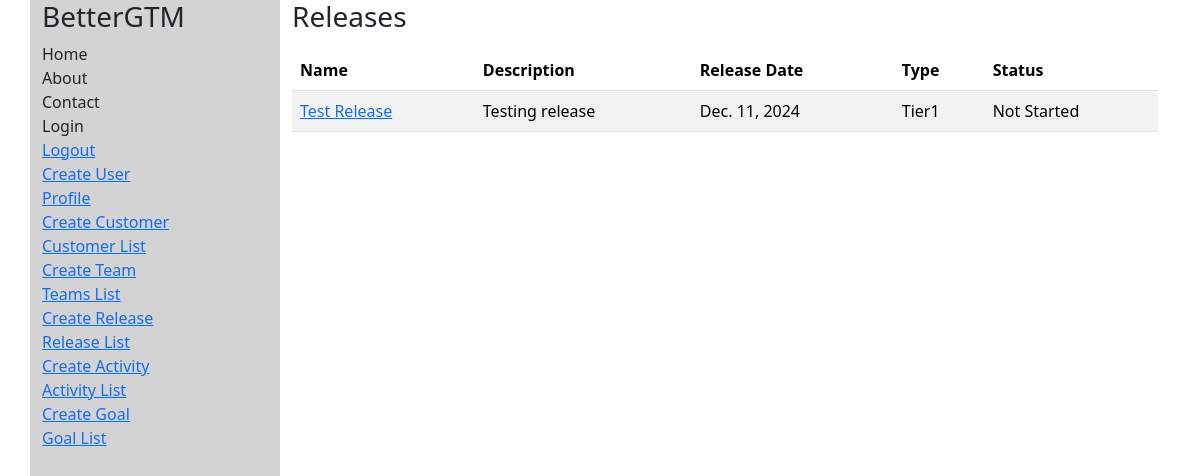
/release_list (signed in), run on an earlier commit of the app's database.
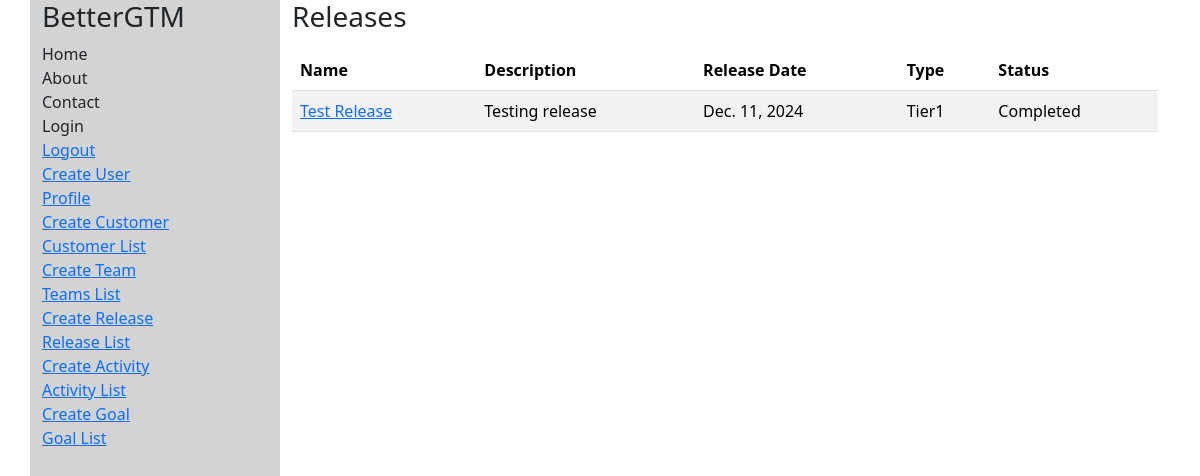
And on a later commit of the database.
### bettergtm_backend/models.py (models this page shows, shortened)
class Release(models.Model):
  name = models.CharField(max_length=100)
  release_date = models.DateField()
  description = models.TextField(null=True)
  status = models.CharField(max_length=100)
  type = models.CharField(max_length=100)
  created_by = models.ForeignKey(User, on_delete=models.CASCADE)

### bettergtm_backend/views.py (the view)
# urls.py: path('release_list',  views.release_list_view, name='release_list'),
@login_required
def release_list_view(request):
    releases = Release.objects.all()
    return render(request, 'release_list.html',  {'releases': releases})

### bettergtm_backend/templates/release_list.html
{% extends 'base.html' %}
{% block content %}
<h1 class="h3 mb-3 fw-normal">Releases</h1>
<div class='table-responsive'>
  <table class="table table-striped mx-auto">
    <thead>
    <tr>
      <th scope="col">Name</th>
      <th scope="col">Description</th>
      <th scope='col'>Release Date</th>
      <th scope="col">Type</th>
      <th scope="col">Status</th>
    </tr>
    </thead>
    <tbody>
      {% for r in releases %}
    <tr>
      <td><a href="{% url 'bettergtm_backend:release_detail' r.id%}"">{{ r.name }}</td>
      <td>{{ r.description }}</td>
      <td>{{ r.release_date }}</td>
      <td>{{ r.type }}</td>
      <td>{{ r.status }}</td>
    </tr>
    {% endfor %}
  </tbody>
  </table>
</div>
{% endblock %}

### bettergtm_backend/templates/base.html (shortened to what this page needs)
<!DOCTYPE html>
<html lang="en">
<head>
    {% load static %}
    <link href="https://cdn.jsdelivr.net/npm/bootstrap@5.3.3/dist/css/bootstrap.min.css"
    rel="stylesheet"
>
    <link rel="stylesheet" href="{% static 'css/main.css' %}">
</head>
<body>
<div class='container' id='main_container'>
  <div class='row sm-auto'>
    {% if user.is_authenticated %}
    <div class='col-auto wrapper'>
    <nav id='sidebar'>
      <div class='sidebar-header'>
        <h3>BetterGTM</h3>
      </div>
  <ul class='list-unstyled components'>
    <li class='list-group-item list-group-item-action active  '>Home</li>
    <li class='list-group-item'>About</li>
    <li class='list-group-item'>Contact</li>
    <li class='list-group-item'>Login</li>
    <li class='list-group-item'><a href="{% url 'bettergtm_backend:logout' %}">Logout</a></li>
    <li class='list-group-item'><a href="{% url 'bettergtm_backend:create_user' %}">Create User</a></li>
    <li class='list-group-item'><a href="{% url 'bettergtm_backend:profile' %}">Profile</a></li>
    <li class='list-group-item'><a href="{% url 'bettergtm_backend:create_customer' %}">Create Customer</a></li>
    <li class='list-group-item'><a href="{% url 'bettergtm_backend:customer_list' %}">Customer List</a></li>
    <li class='list-group-item'><a href="{% url 'bettergtm_backend:create_team' %}">Create Team</a></li>
    <li class='list-group-item'><a href="{% url 'bettergtm_backend:teams' %}">Teams List</a></li>
    <li class='list-group-item'><a href="{% url 'bettergtm_backend:create_release' %}">Create Release</a></li>
    <li class='list-group-item'><a href="{% url 'bettergtm_backend:release_list' %}">Release List</a></li>
    <li class='list-group-item'><a href="{% url 'bettergtm_backend:create_activity' %}">Create Activity</a></li>
    <li class='list-group-item'><a href="{% url 'bettergtm_backend:activity_list' %}">Activity List</a></li>
    <li class='list-group-item'><a href="{% url 'bettergtm_backend:create_goal' %}">Create Goal</a></li>
    <li class='list-group-item'><a href="{% url 'bettergtm_backend:goal_list' %}">Goal List</a></li>
  </ul>
</nav>
  </div>
  {% endif %}
  <div class='col'>
    {% block content %}
        {% endblock %}
  </div>
</div>
</div>
  </body>
</html>

### bettergtm_backend/static/css/main.css (style rules this page uses)
.wrapper { display: flex; flex-direction: column; width: 250px; align-items: stretch; background-color: lightgray; min-height: 100vh; }

What changed in the data, as far as the page shows it:
changed Release "Test Release": status "Not Started" → "Completed"
